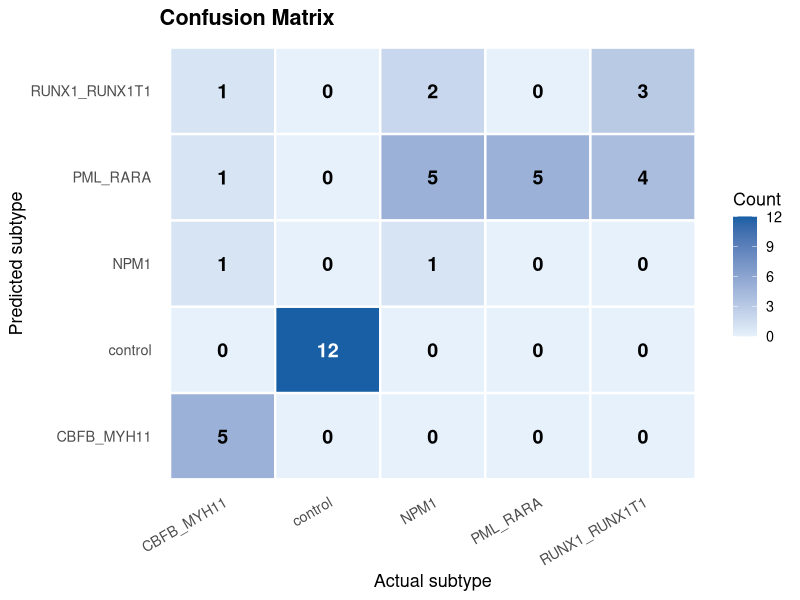
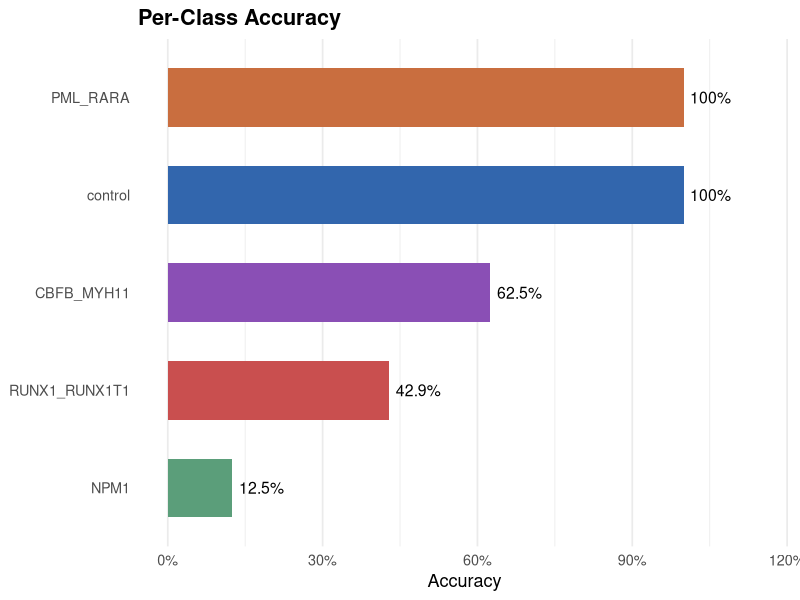

Recreate these plots in R, in order.
library(readxl)
library(rsample)
library(ggplot2)


set.seed(123)

# Data processing
data <- read_excel("metadata_with_data_dictionary.xlsx")

# Create the split object (80% training, 20% testing)
data_split <- initial_split(data, prop = 0.8, strata = bag_label)
train_data <- training(data_split)
test_data  <- testing(data_split)

# Verify the proportions of each class
prop.table(table(train_data$bag_label))
prop.table(table(test_data$bag_label))

numeric_features <- c("age", "leucocytes_per_¬µl", "pb_myeloblast", "pb_promyelocyte", 
                      "pb_myelocyte", "pb_metamyelocyte", "pb_neutrophil_band", 
                      "pb_neutrophil_segmented", "pb_eosinophil", "pb_basophil", 
                      "pb_monocyte", "pb_lymph_typ", "pb_other")

for(col in numeric_features) {
  train_median <- median(train_data[[col]], na.rm = TRUE)
  train_data[[col]][is.na(train_data[[col]])] <- train_median
  test_data[[col]][is.na(test_data[[col]])]   <- train_median
}

# Prior Probabilities
priors <- table(train_data$bag_label) / nrow(train_data)
subtypes <- names(priors)

# Likelihood Parameters (Mean and SD) for each subtype
model_params <- list()

for(type in subtypes) {
  subset_df <- train_data[train_data$bag_label == type, ]
  
  # Store mean and sd for every numeric feature for this subtype
  params <- lapply(subset_df[, numeric_features], function(x) {
    list(mean = mean(x), sd = sd(x) + 0.0001) # Add epsilon to avoid zero SD
  })
  
  # Handle Categorical 'sex' (Probability distribution)
  params$sex <- table(factor(subset_df$sex_1f_2m, levels = c(1, 2))) / nrow(subset_df)
  
  model_params[[type]] <- params
}

predict_aml_bayesian <- function(patient_row, subtypes, priors, params) {
  log_posteriors <- numeric(length(subtypes))
  names(log_posteriors) <- subtypes
  
  for(type in subtypes) {
    
    log_p <- log(priors[type])
    
    for(feat in numeric_features) {
      val <- as.numeric(patient_row[feat])
      mean_val <- params[[type]][[feat]]$mean
      sd_val   <- params[[type]][[feat]]$sd
      log_p <- log_p + dnorm(val, mean = mean_val, sd = sd_val, log = TRUE)
    }
    
    sex_val <- as.character(patient_row["sex_1f_2m"])
    prob_sex <- params[[type]]$sex[sex_val]
    log_p <- log_p + log(max(prob_sex, 0.001))
    
    log_posteriors[type] <- log_p
  }
  
  probs <- exp(log_posteriors - max(log_posteriors))
  probs <- probs / sum(probs)
  
  return(probs)
}

test_predictions <- t(apply(test_data, 1, function(row) {
  predict_aml_bayesian(row, subtypes, priors, model_params)
}))

results <- as.data.frame(test_predictions)
results$predicted_subtype <- colnames(test_predictions)[apply(test_predictions, 1, which.max)]
results$actual_subtype <- test_data$bag_label

head(results[, c("actual_subtype", "predicted_subtype", "control", "NPM1", "PML_RARA")])

# Accuracy
cat("Accuracy: ", mean(results$predicted_subtype == results$actual_subtype), "\n\n")

# Confusion matrix
cat("Confusion Matrix: \n")
conf_matrix <- table(Predicted = results$predicted_subtype, Actual = results$actual_subtype)
print(conf_matrix)

# Visual for CM
cm_df <- as.data.frame(conf_matrix)
names(cm_df) <- c("Predicted", "Actual", "Count")

ggplot(cm_df, aes(x = Actual, y = Predicted, fill = Count)) +
  geom_tile(color = "white", linewidth = 0.8) +
  geom_text(aes(label = Count), size = 5, fontface = "bold",
            color = ifelse(cm_df$Count > max(cm_df$Count) * 0.5, "white", "black")) +
  scale_fill_gradient(low = "#E6F1FB", high = "#185FA5") +
  labs(title = "Confusion Matrix", x = "Actual subtype", y = "Predicted subtype") +
  theme_minimal(base_size = 13) +
  theme(panel.grid = element_blank(),
        axis.text.x = element_text(angle = 30, hjust = 1),
        plot.title = element_text(face = "bold"))

# Accuracy per class
cat("\nAccuracy per class:\n")

class_acc <- diag(conf_matrix) / colSums(conf_matrix)
print(round(class_acc, 4))

acc_df <- data.frame(
  Subtype  = names(class_acc),
  Accuracy = as.numeric(class_acc)
)

print(ggplot(acc_df, aes(x = reorder(Subtype, Accuracy), y = Accuracy, fill = Subtype)) +
  geom_col(width = 0.6, show.legend = FALSE) +
  geom_text(aes(label = paste0(round(Accuracy * 100, 1), "%")),
            hjust = -0.15, size = 4) +
  scale_y_continuous(labels = function(x) paste0(round(x * 100), "%"),
                     limits = c(0, 1.15)) +
  scale_fill_manual(values = c("CBFB_MYH11"    = "#8a4fb5",
                               "control"       = "#3266ad",
                               "NPM1"          = "#5b9e7a",
                               "PML_RARA"      = "#c96e3f",
                               "RUNX1_RUNX1T1" = "#c94f4f")) +
  coord_flip() +
  labs(title = "Per-Class Accuracy", x = NULL, y = "Accuracy") +
  theme_minimal(base_size = 13) +
  theme(panel.grid.major.y = element_blank(),
        plot.title = element_text(face = "bold")))
